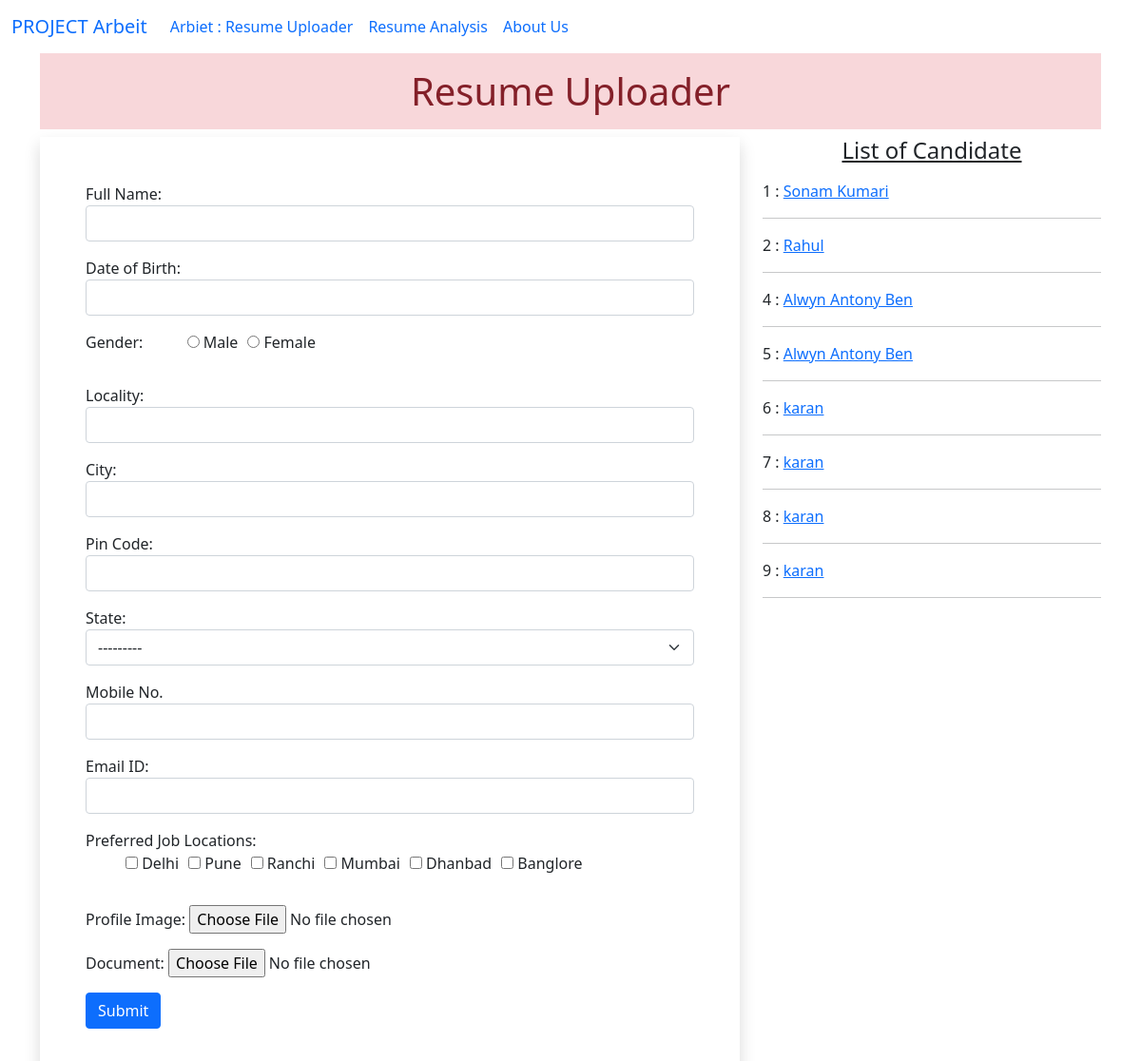
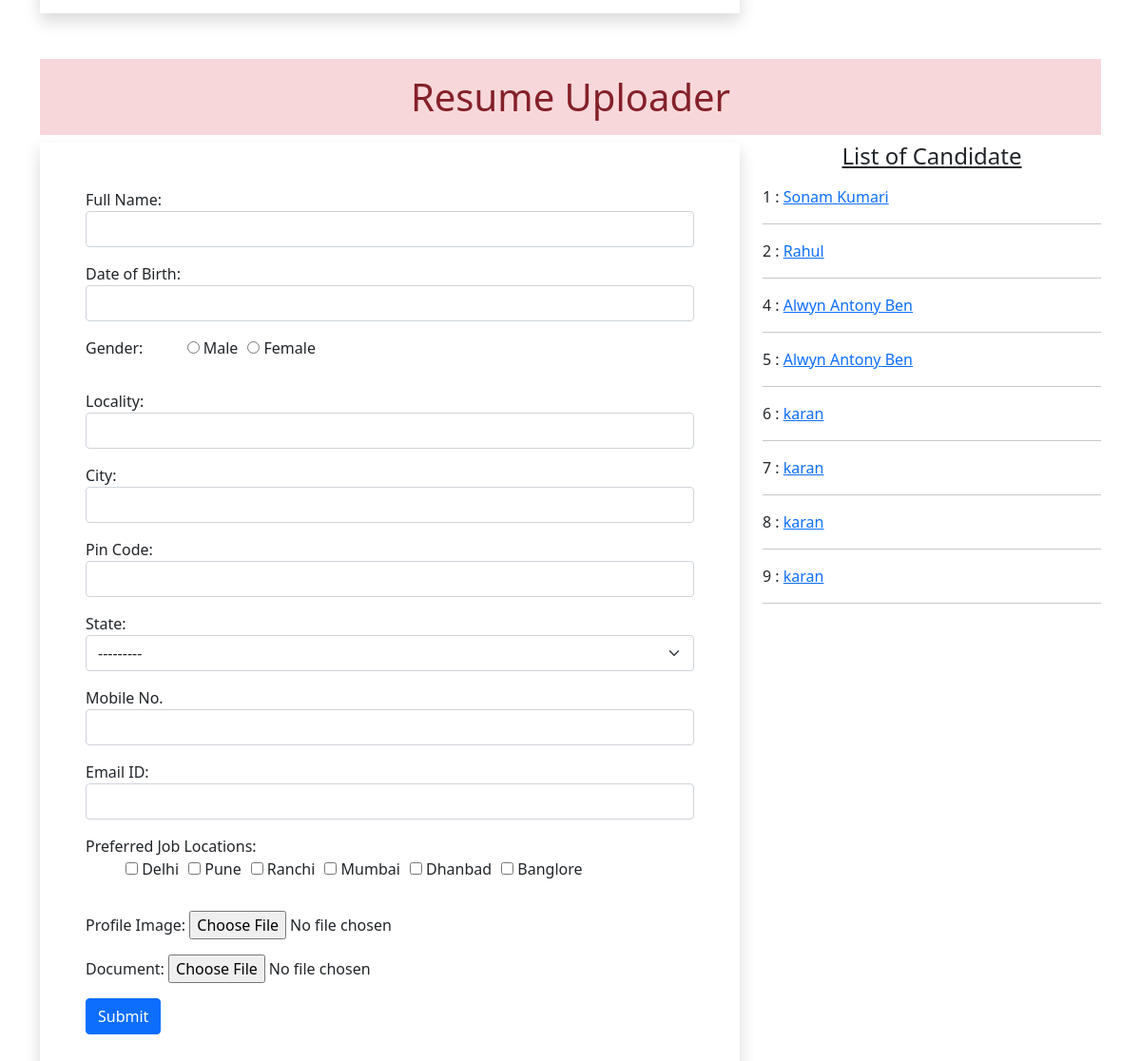
The page / on the database its author committed (2 pictures, top to bottom).
### myapp/models.py (models this page shows)
class Resume(models.Model):
 name = models.CharField(max_length=100)
 dob = models.DateField(auto_now=False, auto_now_add=False)
 gender = models.CharField(max_length=100)
 locality = models.CharField(max_length=100)
 city = models.CharField(max_length=100)
 pin = models.PositiveIntegerField()
 state = models.CharField(choices=STATE_CHOICE, max_length=50)
 mobile = models.PositiveIntegerField()
 email = models.EmailField()
 job_city = models.CharField(max_length=50)
 profile_image = models.ImageField(upload_to='profileimg', blank=True)
 my_file = models.FileField(upload_to='doc', blank=True)

### myapp/views.py (the view, shortened to what this page needs)
# urls.py: path('', views.HomeView.as_view(), name='home'),
class HomeView(View):
 def get(self, request):
  form = ResumeForm()
  candidates = Resume.objects.all()
  return render(request, 'myapp/home.html', { 'candidates':candidates, 'form':form})

### myapp/forms.py
class ResumeForm(forms.ModelForm):
 gender = forms.ChoiceField(choices=GENDER_CHOICES, widget=forms.RadioSelect)
 job_city = forms.MultipleChoiceField(label='Preferred Job Locations', choices=JOB_CITY_CHOICE, widget=forms.CheckboxSelectMultiple)
 class Meta:
  model = Resume
  fields = ['name', 'dob', 'gender', 'locality', 'city', 'pin', 'state', 'mobile', 'email', 'job_city', 'profile_image', 'my_file']
  labels = {'name':'Full Name', 'dob': 'Date of Birth', 'pin':'Pin Code', 'mobile':'Mobile No.', 'email':'Email ID', 'profile_image':'Profile Image', 'my_file':'Document'}
  widgets = {
   'name':forms.TextInput(attrs={'class':'form-control'}),
   'dob':forms.DateInput(attrs={'class':'form-control', 'id':'datepicker'}),
   'locality':forms.TextInput(attrs={'class':'form-control'}),
   'city':forms.TextInput(attrs={'class':'form-control'}),
   'pin':forms.NumberInput(attrs={'class':'form-control'}),
   'state':forms.Select(attrs={'class':'form-select'}),
   'mobile':forms.NumberInput(attrs={'class':'form-control'}),
   'email':forms.EmailInput(attrs={'class':'form-control'}),
  }

### myapp/templates/myapp/home.html (shortened to what this page needs)
<!DOCTYPE html>
{% load static %}
<html lang="en">
<head>
 <link href="https://cdn.jsdelivr.net/npm/bootstrap@5.0.0-beta2/dist/css/bootstrap.min.css" rel="stylesheet">
 <link rel="stylesheet" href="//code.jquery.com/ui/1.12.1/themes/base/jquery-ui.css">
 <link rel="stylesheet" href="{% static 'myapp/css/style.css' %}">
</head>
<body>
    <nav class="navbar navbar-expand-lg bg-body-tertiary">
        <div class="container-fluid">
          <a class="navbar-brand" href="#">PROJECT Arbeit</a>
          <div class="collapse navbar-collapse" id="navbarNav">
            <ul class="navbar-nav">
              <li class="nav-item">
                <a class="nav-link active" aria-current="page" href="http://127.0.0.1:8000/">Arbiet : Resume Uploader</a>
              </li>
              <li class="nav-item">
                <a class="nav-link" href="http://127.0.0.1:8000/resume-analysis/">Resume Analysis</a>
              </li>
              <li class="nav-item">
                <a class="nav-link" href="http://127.0.0.1:8000/aboutus/">About Us</a>
              </li>
            </ul>
          </div>
        </div>
      </nav>
 <div class="container mb-5">
  <h1 class="alert-danger text-center p-3">Resume Uploader</h1>
  <div class="row">
   <div class="col-sm-8">
    <form action="" method="post" enctype="multipart/form-data" class="shadow p-5">
     {% for fm in form %}
       <div class="form-group mb-3">
       {{fm.label_tag}} {{fm}} <small class="text-danger">{{fm.errors|striptags}}</small>
       </div>
     {% endfor %}
     <input type="submit" value="Submit" class="btn btn-primary">
    </form>
   </div>
   <div class="col-sm-4">
    <h4 class="text-center mb-3"><u>List of Candidate</u></h4>
    {% for candidate in candidates %}
     {{candidate.id}} : <a href="{% url 'candidate' candidate.id %}">{{candidate.name}}</a>
     <hr>
    {% endfor %}
   </div>
  </div>
 </div>
</body>
</html>
<!DOCTYPE html>
{% load static %}
<html lang="en">
<head>
 <link href="https://cdn.jsdelivr.net/npm/bootstrap@5.0.0-beta2/dist/css/bootstrap.min.css" rel="stylesheet">
 <link rel="stylesheet" href="//code.jquery.com/ui/1.12.1/themes/base/jquery-ui.css">
 <link rel="stylesheet" href="{% static 'myapp/css/style.css' %}">
</head>
<body>
 <div class="container mb-5">
  <h1 class="alert-danger text-center p-3">Resume Uploader</h1>
  <div class="row">
   <div class="col-sm-8">
    <form action="" method="post" enctype="multipart/form-data" class="shadow p-5">
     {% for fm in form %}
       <div class="form-group mb-3">
       {{fm.label_tag}} {{fm}} <small class="text-danger">{{fm.errors|striptags}}</small>
       </div>
     {% endfor %}
     <input type="submit" value="Submit" class="btn btn-primary">
    </form>
   </div>
   <div class="col-sm-4">
    <h4 class="text-center mb-3"><u>List of Candidate</u></h4>
    {% for candidate in candidates %}
     {{candidate.id}} : <a href="{% url 'candidate' candidate.id %}">{{candidate.name}}</a>
     <hr>
    {% endfor %}
   </div>
  </div>
 </div>
</body>
</html>

### myapp/static/myapp/css/style.css (style rules this page uses)
#id_gender, #id_job_city { list-style-type: none; display: inline-flex; }
#id_gender > li { padding-left: 10px; }
#id_job_city > li { padding-left: 10px; }

### rows shown on the page
Resume: id "1", name "Sonam Kumari"
Resume: id "2", name "Rahul"
Resume: id "4", name "Alwyn Antony Ben"
Resume: id "5", name "Alwyn Antony Ben"
Resume: id "6", name "karan"
Resume: id "7", name "karan"
Resume: id "8", name "karan"
Resume: id "9", name "karan"

### other values the page prints
{{ fm.label_tag }} "Full Name:" "Date of Birth:" "Gender:" "Locality:" "City:" "Pin Code:" "State:" "Mobile No." "Email ID:" "Preferred Job Locations:" "Profile Image:" "Document:"
